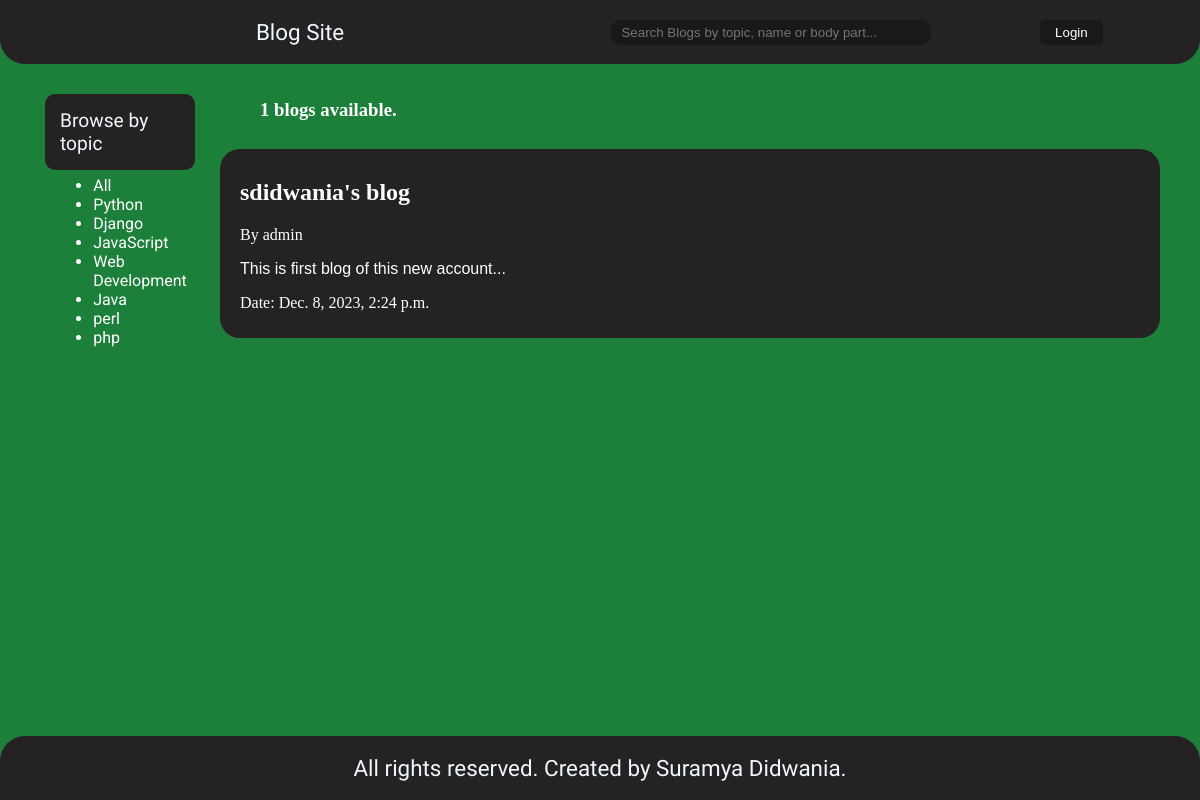
/blogs?q=JavaScript, run on the app's committed database.
### blogs/models.py (models this page shows, shortened)
class topic(models.Model):
    topicname = models.CharField(max_length=20)

class blog(models.Model):
    title = models.CharField(max_length=50)
    slug = models.CharField(max_length=30)
    body = models.TextField()
    date = models.DateTimeField(default=timezone.now)
    thumb = models.ImageField(upload_to="thumbnails",blank=True)
    topicname = models.ForeignKey(topic,on_delete=models.SET_NULL,null=True)
    author = models.TextField(blank=False,default='admin')
    def bodypart(self):
        return self.body[:50]

### blogs/views.py (the view)
# urls.py: path('blogs',views.bloglist,name='blogs'),
def bloglist(request):
    if request.GET.get('q')!=None:
        topicname = request.GET.get('q')
    else:
        topicname = ''
    blogs = blog.objects.all().filter(
        Q(topicname__topicname__icontains=topicname) |
        Q(title__icontains = topicname) |
        Q(body__icontains=topicname)
        )
    num_blogs = blogs.count()
    topics = topic.objects.all()
    return render(request, 'bloglist.html', {'blogs':blogs,'topics':topics,'num_blogs':num_blogs})

### blogs/templates/bloglist.html
{% extends 'base_layout.html' %}
{% block content %}
<div class="bloglist">
    <div class="browse">
        <p style="
            color: black;
            font-family: 'Exo 2', sans-serif;
            position: absolute;
            top: 0px;
            width: inherit;
            font-size: larger;
            background-color: rgb(36,34,34);
            border-radius: 10px;
            color: aliceblue;
            padding: 15px 15px;">Browse by topic
        </p>
        <ul style="
            position: absolute;
            top: 85px;
            font-family: 'Roboto',sans-serif;
        ">
            <li>
                <a href="{% url 'blogs' %}">
                    All
                </a>
            </li>
            {% for topic in topics %}
                <li>
                    <a href="{% url 'blogs' %}?q={{topic.topicname}}">
                        {{ topic.topicname }}
                    </a>
                </li>
            {% endfor %}
        </ul>
    </div>
    <div class="posts">
        <h3 style="margin-left: 20px;">{{num_blogs}} blogs available.</h3>
        {% for blog in blogs %}
        <div class="blog-post">
            <a href="{% url 'blogpage' blog.slug %}">
            <h2 class="blog-post-title" style="font-family: Merryweather;">{{ blog.title }}</h2>
            </a>
            <p>By {{ blog.author }}</p>
            <p style="font-family: sans-serif;">{{blog.bodypart}}...</p>
            <p style="font-family: playfair display;">Date: {{blog.date}}</p>
        </div>
        {% endfor %}
    </div>
</div>
{% endblock%}

### blogs/static/styling/style.css (style rules this page uses)
body { color: white; background-color: rgb(29, 128, 58); background-size: cover; margin: 0px; width: 100vw; }
a { color: white; text-decoration: none; }
.posts { display: grid; grid-template-columns: 1fr; row-gap: 10px; padding-top: 10vh; position: relative; margin-left: 20vw; padding-bottom: 10vh; }
.blog-post { background-color: rgb(36, 34, 34); width: 75vw; justify-self: center; overflow-wrap: normal; border-radius: 20px; padding: 10px 20px; transition: 0.5s ease; position: relative; right: 20px; }
.bloglist { display: grid; grid-template-columns: 1.5fr 7.5fr; column-gap: 10px; margin-bottom: 20px; }
.browse { margin-right: 20px; position: fixed; top: 75px; display: flex; justify-content: center; align-items: center; flex-direction: column; left: 5vw; width: 10vw; }

### data on the page
topic: topicname "Python"
topic: topicname "Django"
topic: topicname "JavaScript"
topic: topicname "Web Development"
topic: topicname "Java"
topic: topicname "perl"
topic: topicname "php"
blog: title "sdidwania's blog", author "admin", bodypart "This is first blog of this new account", date "Dec. 8, 2023, 2:24 p.m."

### other printed values
{{ num_blogs }} "1"
